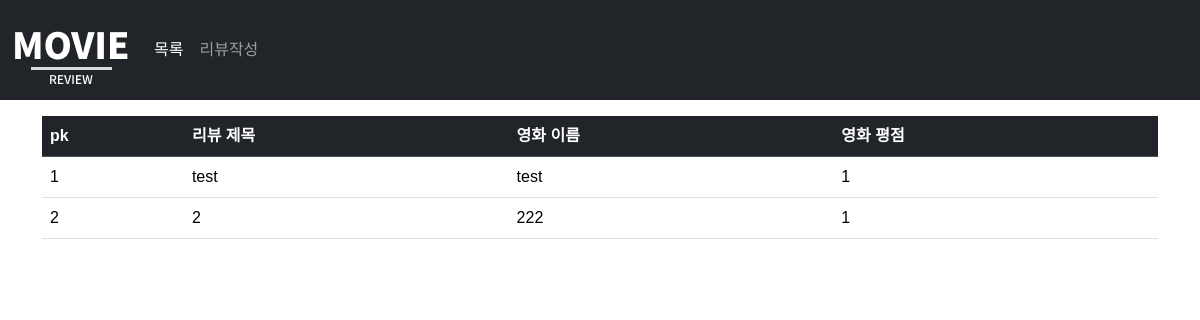
The app's page /, older data.
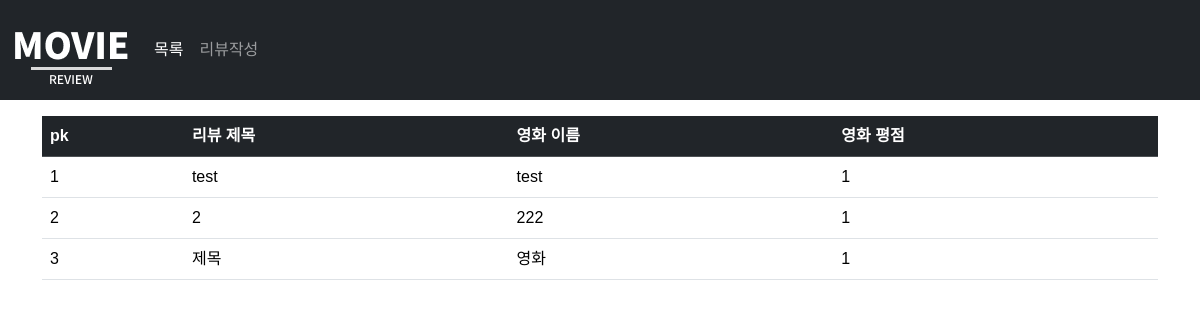
The same page, newer data.
### movie_review/models.py (models this page shows)
class Review(models.Model):
    title = models.CharField(max_length=20)
    content = models.TextField()
    movie_name = models.CharField(max_length=20)
    garde = models.IntegerField(default=1)
    created_at = models.DateTimeField(auto_now_add=True)
    updated_at = models.DateTimeField(auto_now=True)

### movie_review/views.py (the view)
# urls.py: path('', views.index, name='index'),
def index(request):
    review_list = Review.objects.order_by('pk')
    context = {
        'review_list' : review_list,
    }
    return render(request, 'movie_review/index.html', context)

### movie_review/templates/movie_review/index.html
{% extends 'base.html' %}
{% load static %}
{% load django_bootstrap5 %}
{% block content %}
  <div>
    <table class='table mt-3 table-hover'>
      <thead class='table-dark'>
        <tr>
          <th>pk</th>
          <th>리뷰 제목</th>
          <th>영화 이름</th>
          <th>영화 평점</th>
        </tr>
      </thead>
      <tbody>
        {% for review in review_list%}
          <tr>
            <td>{{review.pk}}</td>
            <td>
              <a href="{% url 'movie_review:detail' review.pk %}">
                {{review.title}}
              </a>
            </td>
            <td>{{review.movie_name}}</td>
            <td>{{review.garde}}</td>
          </tr>
        {% endfor %}
      </tbody>
    </table>
  </div>
{% endblock %}

### templates/base.html (shortened to what this page needs)
{% load static %}
{% load django_bootstrap5 %}
<!DOCTYPE html>
<html lang="ko">
  <head>
    {% bootstrap_css %}
    <link rel="stylesheet" href="{% static 'movie_review/style.css' %}">
  </head>
  <body>
    <nav class="navbar navbar-expand-lg navbar-dark bg-dark">
      <div class="container-fluid">
        <a class="navbar-brand" href="{% url 'movie_review:index' %}">
          <img src="{% static 'movie_review/logo.png' %}" alt="Logo" class="d-inline-block align-text-top"></a>
        <div class="collapse navbar-collapse" id="navbarSupportedContent">
          <ul class="navbar-nav me-auto mb-2 mb-lg-0">
            <li class="nav-item">
              <a class="nav-link active" aria-current="page" href="{% url 'movie_review:index' %}">목록</a>
            </li>
            <li class="nav-item">
              <a class="nav-link" href="{% url 'movie_review:create' %}">리뷰작성</a>
            </li>
          </ul>
        </div>
      </nav>
      <div class="container">
        {% block content %}{% endblock %}
      </div>
    </body>
  </html>

### movie_review/static/movie_review/style.css (style rules this page uses)
* { font-family: "Noto Sans KR", sans-serif; box-sizing: border-box; }
a { text-decoration: none; color: inherit; }
ul { list-style: none; }

Row changes from the older to the newer data that the page shows:
added Review: pk "3", title "제목", movie_name "영화", garde "1"
